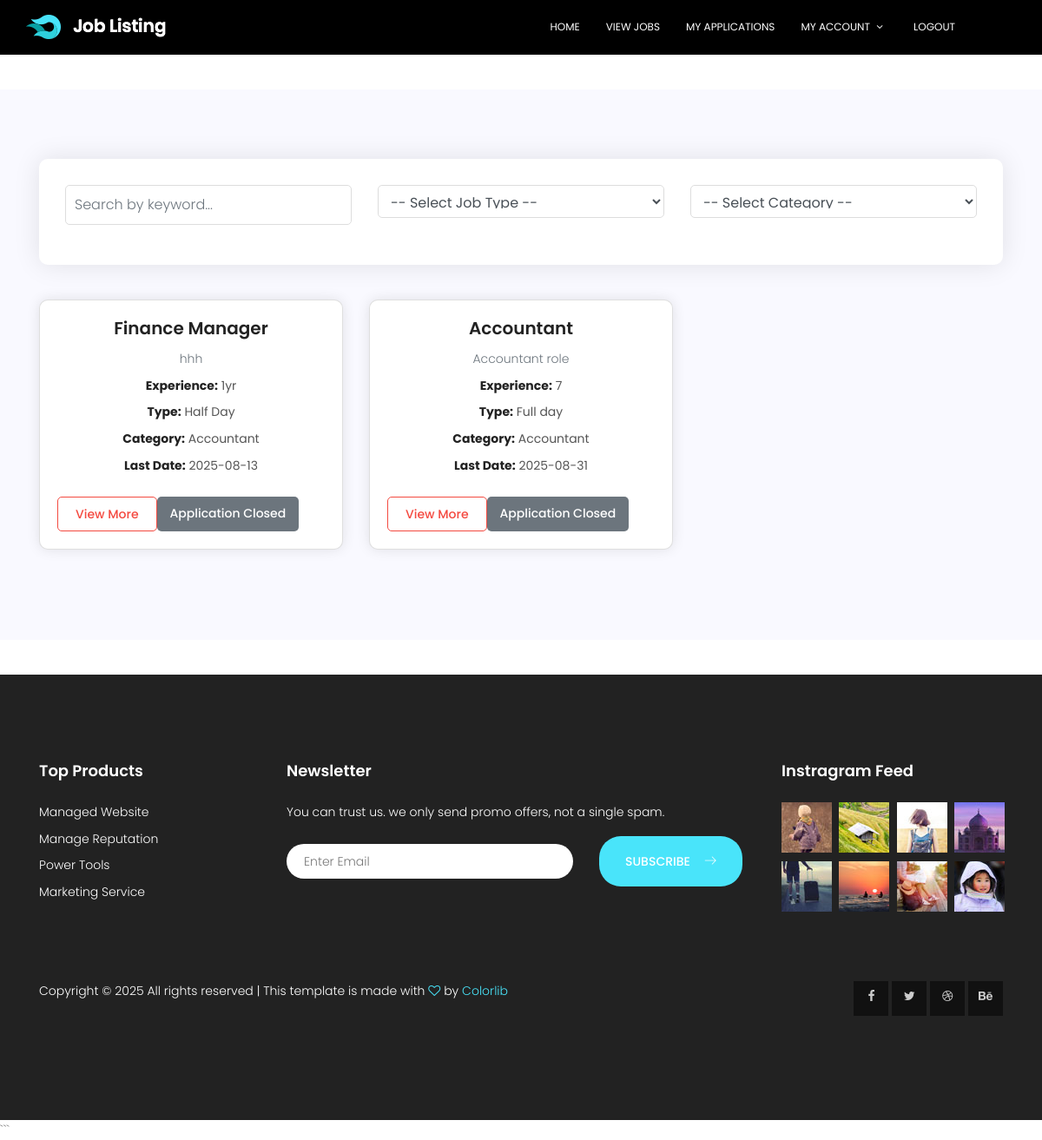
/Project/User/Viewjobs.php, run on the app's committed database.
### tables this page shows
CREATE TABLE `tbl_jobpost` (
  `jobpost_id` int(11) NOT NULL,
  `jobpost_title` varchar(100) NOT NULL,
  `jobpost_content` varchar(500) NOT NULL,
  `jobpost_salary` varchar(100) NOT NULL,
  `jobpost_date` varchar(50) NOT NULL,
  `jobpost_lastdate` varchar(50) NOT NULL,
  `jobpost_resubmission` varchar(100) NOT NULL,
  `jobpost_recruitment` varchar(50) NOT NULL,
  `jobpost_status` int(11) NOT NULL DEFAULT 0,
  `jobpost_experience` varchar(100) NOT NULL,
  `jobtype_id` int(11) NOT NULL,
  `company_id` int(11) NOT NULL,
  `category_id` int(11) NOT NULL
);

CREATE TABLE `tbl_jobtype` (
  `jobtype_id` int(11) NOT NULL,
  `jobtype_name` varchar(40) NOT NULL,
  `jobtype_status` int(11) NOT NULL DEFAULT 0
);

CREATE TABLE `tbl_category` (
  `category_id` int(11) NOT NULL,
  `category_name` varchar(50) NOT NULL,
  `category_status` int(11) NOT NULL DEFAULT 0
);

### Project/User/Viewjobs.php (the view, shortened to what this page needs)
<?php
include("../Assets/Connection/Connection.php");
include('Header.php');
?>
<!DOCTYPE html>
<html lang="en">
<head>
    <link rel="stylesheet" href="../Assets/Templates/Main/css/linearicons.css">
    <link rel="stylesheet" href="../Assets/Templates/Main/css/font-awesome.min.css">
    <link rel="stylesheet" href="../Assets/Templates/Main/css/bootstrap.css">
    <link rel="stylesheet" href="../Assets/Templates/Main/css/magnific-popup.css">
    <link rel="stylesheet" href="../Assets/Templates/Main/css/nice-select.css">
    <link rel="stylesheet" href="../Assets/Templates/Main/css/animate.min.css">
    <link rel="stylesheet" href="../Assets/Templates/Main/css/owl.carousel.css">
    <link rel="stylesheet" href="../Assets/Templates/Main/css/main.css">
</head>
<body>
    <section class="job-section">
        <div class="container">
            <div class="search-filter">
                <div class="row">
                    <div class="col-md-4 mb-3">
                        <input type="text" name="txt_keyword" id="txt_keyword"
                               class="form-control"
                               placeholder="Search by keyword..."
                               onkeyup="searchjob()">
                    </div>
                    <div class="col-md-4 mb-3">
                        <select name="sel_type" id="sel_type" class="form-control" onchange="searchjob()">
                            <option value="">-- Select Job Type --</option>
                        </select>
                    </div>
                    <div class="col-md-4 mb-3">
                        <select name="sel_category" id="sel_category" class="form-control" onchange="searchjob()">
                            <option value="">-- Select Category --</option>
                        </select>
                    </div>
                </div>
            </div>
            <div id="result" class="row">
                <?php
                $selQry = "SELECT * FROM tbl_jobpost p
                           INNER JOIN tbl_jobtype t ON p.jobtype_id = t.jobtype_id
                           INNER JOIN tbl_category c ON p.category_id = c.category_id
                           WHERE jobpost_status = 0
                           ORDER BY jobpost_date ASC";
                $row = $Con->query($selQry);
                while ($data = $row->fetch_assoc()) {
                    $currentDate = date('Y-m-d');
                    $lastDate = $data['jobpost_lastdate'];
                    $applicationDisabled = ($currentDate > $lastDate);
                ?>
                <div class="col-md-6 col-lg-4 mb-4">
                    <div class="card job-card h-100">
                        <div class="card-body d-flex flex-column">
                            <h5 class="card-title"><?php echo htmlspecialchars($data['jobpost_title']); ?></h5>
                            <p class="card-text text-muted mb-2"><?php echo htmlspecialchars($data['jobpost_content']); ?></p>
                            <ul class="list-unstyled small mb-3">
                                <li><strong>Experience:</strong> <?php echo htmlspecialchars($data['jobpost_experience']); ?></li>
                                <li><strong>Type:</strong> <?php echo htmlspecialchars($data['jobtype_name']); ?></li>
                                <li><strong>Category:</strong> <?php echo htmlspecialchars($data['category_name']); ?></li>
                                <li><strong>Last Date:</strong> <?php echo htmlspecialchars($data['jobpost_lastdate']); ?></li>
                            </ul>
                            <div class="mt-auto d-flex gap-2">
                                <a href="Viewmore.php?eid=<?php echo $data['jobpost_id']; ?>" class="outline-btn">View More</a>
                                <?php if ($applicationDisabled) { ?>
                                    <span class="badge-closed">Application Closed</span>
                                <?php } else { ?>
                                    <a href="Application.php?eid=<?php echo $data['jobpost_id']; ?>" class="primary-btn">Apply Now</a>
                                <?php } ?>
                            </div>
                        </div>
                    </div>
                </div>
                <?php } ?>
            </div>
        </div>
    </section>
    <?php include('Footer.php'); ?>
</body>
</html>

### Project/Assets/Templates/Main/css/main.css (style rules this page uses)
body { color: #777777; font-family: "Poppins", sans-serif; font-size: 14px; font-weight: 300; line-height: 1.625em; position: relative; }
ol, ul { margin: 0; padding: 0; list-style: none; }
select { display: block; }
a { -webkit-transition: all 0.3s ease 0s; -moz-transition: all 0.3s ease 0s; -o-transition: all 0.3s ease 0s; transition: all 0.3s ease 0s; }
a, a:focus, a:hover { text-decoration: none; outline: 0; }
h1, h2, h3, h4, h5, h6 { font-family: "Poppins", sans-serif; color: #222222; line-height: 1.2em !important; margin-bottom: 0; margin-top: 0; font-weight: 600; }
h5, .h5 { font-size: 16px; }
.flex-column { -webkit-box-direction: normal; -webkit-box-orient: vertical; -webkit-flex-direction: column; -moz-flex-direction: column; -ms-flex-direction: column; flex-direction: column; }
h5 { font-size: 16px; }
h1, h2, h3, h4, h5, h6 { line-height: 1.5em; }

### Project/User/Viewjobs.php (style rules this page uses)
.job-section { padding: 80px 0; background: #f9f9ff; }
.search-filter { background: #fff; padding: 30px; border-radius: 10px; box-shadow: 0px 0px 30px rgba(0, 0, 0, 0.1); margin-bottom: 40px; }
.search-filter .form-control { border: 1px solid #ddd; padding: 10px; border-radius: 5px; }
.job-card { background: #fff; border-radius: 10px; box-shadow: 0px 0px 15px rgba(0, 0, 0, 0.1); transition: transform 0.3s ease; }
.job-card .card-body { padding: 20px; }
.job-card .card-title { font-size: 20px; font-weight: 600; color: #222; }
.job-card .card-text { font-size: 14px; color: #555; }
.job-card .list-unstyled li { font-size: 14px; color: #555; margin-bottom: 8px; }
.job-card .list-unstyled li strong { color: #222; }
.outline-btn { border: 1px solid #f44a40; color: #f44a40; padding: 8px 20px; font-weight: 500; border-radius: 5px; transition: all 0.3s ease; }
.badge-closed { background: #6c757d; color: #fff; padding: 8px 15px; border-radius: 5px; font-weight: 500; }

### data on the page
tbl_jobpost: jobpost_title "Finance Manager", jobpost_content "hhh", jobpost_experience "1yr", jobtype.jobtype_name "Half Day", category.category_name "Accountant", jobpost_lastdate "2025-08-13", shows "Application Closed"
tbl_jobpost: jobpost_title "Accountant", jobpost_content "Accountant role", jobpost_experience "7", jobtype.jobtype_name "Full day", category.category_name "Accountant", jobpost_lastdate "2025-08-31", shows "Application Closed"
